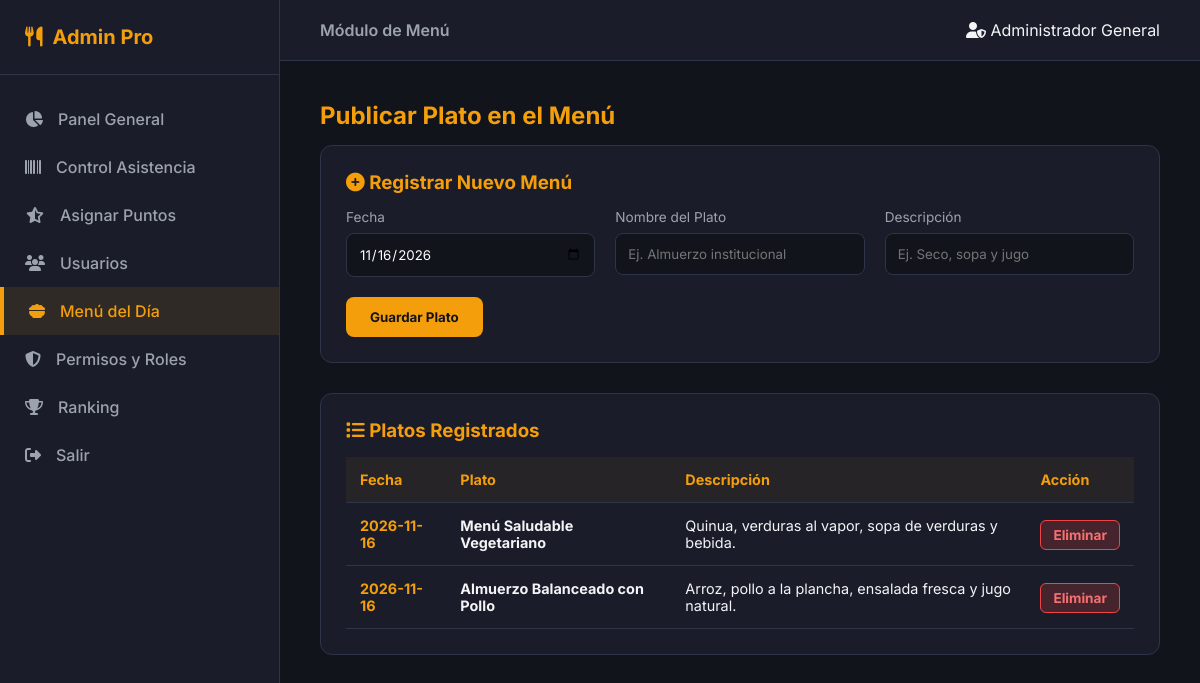
The app's page /admin/menu.php (signed in) with its own data.
### tables this page shows
CREATE TABLE menu (
    id_menu INT AUTO_INCREMENT PRIMARY KEY,
    nombre VARCHAR(150) NOT NULL,
    descripcion TEXT,
    fecha DATE DEFAULT (CURRENT_DATE)
);

### admin/menu.php (the view, shortened to what this page needs)
<?php
require_once __DIR__ . '/../config/conexion.php';
try {
    $menus = $pdo->query("SELECT * FROM menu ORDER BY fecha DESC, id_menu DESC")->fetchAll();
} catch (Exception $e) {
    try {
        $menus = $pdo->query("SELECT * FROM menu ORDER BY fecha_publicacion DESC")->fetchAll();
    } catch (Exception $ex) {
        $menus = $pdo->query("SELECT * FROM menu")->fetchAll();
    }
}
?>
<!DOCTYPE html>
<html lang="es">
<head>
    <link rel="stylesheet" href="https://cdnjs.cloudflare.com/ajax/libs/font-awesome/6.4.0/css/all.min.css">
</head>
<body>
    <aside>
        <div class="sidebar-brand"><i class="fa-solid fa-utensils"></i> Admin Pro</div>
        <ul class="sidebar-menu">
            <li><a href="dashboard.php"><i class="fa-solid fa-chart-pie"></i> Panel General</a></li>
            <li><a href="asistencia.php"><i class="fa-solid fa-barcode"></i> Control Asistencia</a></li>
            <li><a href="gestionar_puntos.php"><i class="fa-solid fa-star-half-stroke"></i> Asignar Puntos</a></li>
            <li><a href="usuarios.php"><i class="fa-solid fa-users"></i> Usuarios</a></li>
            <li><a href="menu.php" class="active"><i class="fa-solid fa-bowl-food"></i> Menú del Día</a></li>
            <li><a href="permisos.php"><i class="fa-solid fa-shield-halved"></i> Permisos y Roles</a></li>
            <li><a href="ranking.php"><i class="fa-solid fa-trophy"></i> Ranking</a></li>
            <li><a href="../logout.php"><i class="fa-solid fa-right-from-bracket"></i> Salir</a></li>
        </ul>
    </aside>
    <main>
        <header>
            <div style="font-weight: 600; color: var(--text-muted);">Módulo de Menú</div>
            <span><i class="fa-solid fa-user-shield"></i> <?= htmlspecialchars($_SESSION['nombre_completo'] ?? 'Admin') ?></span>
        </header>
        <div class="content">
            <h2>Publicar Plato en el Menú</h2>
            <div class="card">
                <h3><i class="fa-solid fa-plus-circle"></i> Registrar Nuevo Menú</h3>
                <form method="POST">
                    <div class="form-grid">
                        <div>
                            <label>Fecha</label>
                            <input type="date" name="fecha" value="<?= date('Y-m-d') ?>" required>
                        </div>
                        <div>
                            <label>Nombre del Plato</label>
                            <input type="text" name="nombre" required placeholder="Ej. Almuerzo institucional">
                        </div>
                        <div>
                            <label>Descripción</label>
                            <input type="text" name="descripcion" placeholder="Ej. Seco, sopa y jugo">
                        </div>
                    </div>
                    <button type="submit" name="guardar_menu" class="btn-dorado">Guardar Plato</button>
                </form>
            </div>
            <div class="card">
                <h3><i class="fa-solid fa-list"></i> Platos Registrados</h3>
                <table>
                    <thead>
                        <tr>
                            <th>Fecha</th>
                            <th>Plato</th>
                            <th>Descripción</th>
                            <th>Acción</th>
                        </tr>
                    </thead>
                    <tbody>
                        <?php if (count($menus) > 0): ?>
                            <?php foreach ($menus as $m): ?>
                            <tr>
                                <td><strong style="color: var(--accent-gold);"><?= htmlspecialchars($m['fecha'] ?? ($m['fecha_publicacion'] ?? 'N/A')) ?></strong></td>
                                <td><strong><?= htmlspecialchars($m['nombre'] ?? ($m['titulo_plato'] ?? 'Sin nombre')) ?></strong></td>
                                <td><?= htmlspecialchars($m['descripcion'] ?? '') ?></td>
                                <td><a href="menu.php?eliminar=<?= $m['id_menu'] ?? ($m['id'] ?? 0) ?>" class="btn-eliminar" onclick="return confirm('¿Eliminar plato?');">Eliminar</a></td>
                            </tr>
                            <?php endforeach; ?>
                        <?php else: ?>
                            <tr><td colspan="4" style="text-align: center; color: var(--text-muted); padding: 20px;">No hay platos registrados.</td></tr>
                        <?php endif; ?>
                    </tbody>
                </table>
            </div>
        </div>
    </main>
</body>
</html>

### admin/menu.php (style rules this page uses)
:root { --bg-main: #12141c; --bg-card: #1a1d29; --accent-gold: #f59e0b; --text-main: #f3f4f6; --text-muted: #9ca3af; --border-color: #2e3548; }
* { box-sizing: border-box; margin: 0; padding: 0; font-family: 'Inter', sans-serif; }
body { background-color: var(--bg-main); color: var(--text-main); display: flex; min-height: 100vh; }
aside { width: 280px; background-color: var(--bg-card); border-right: 1px solid var(--border-color); display: flex; flex-direction: column; position: fixed; height: 100vh; }
.sidebar-brand { padding: 25px; font-size: 1.25rem; font-weight: 700; color: var(--accent-gold); display: flex; align-items: center; gap: 10px; border-bottom: 1px solid var(--border-color); }
.sidebar-menu { list-style: none; padding: 20px 0; flex-grow: 1; overflow-y: auto; }
.sidebar-menu li a { display: flex; align-items: center; gap: 15px; padding: 14px 25px; color: var(--text-muted); text-decoration: none; font-weight: 500; transition: all 0.3s ease; }
.sidebar-menu li a:hover, .sidebar-menu li a.active { background-color: rgba(245, 158, 11, 0.1); color: var(--accent-gold); border-left: 4px solid var(--accent-gold); }
main { margin-left: 280px; flex-grow: 1; display: flex; flex-direction: column; }
header { background-color: var(--bg-card); border-bottom: 1px solid var(--border-color); padding: 20px 40px; display: flex; justify-content: space-between; align-items: center; }
.content { padding: 40px; }
.card { background-color: var(--bg-card); border: 1px solid var(--border-color); border-radius: 12px; padding: 25px; margin-bottom: 30px; }
h2, h3 { color: var(--accent-gold); margin-bottom: 15px; }
.form-grid { display: grid; grid-template-columns: repeat(auto-fit, minmax(220px, 1fr)); gap: 20px; margin-bottom: 20px; }
label { display: block; font-size: 0.85rem; color: var(--text-muted); margin-bottom: 8px; }
input { width: 100%; padding: 12px; background-color: #12141c; border: 1px solid var(--border-color); border-radius: 8px; color: white; }
.btn-dorado { background-color: var(--accent-gold); color: #12141c; font-weight: 700; padding: 12px 24px; border: none; border-radius: 8px; cursor: pointer; }
table { width: 100%; border-collapse: collapse; margin-top: 15px; text-align: left; }
th, td { padding: 14px; border-bottom: 1px solid var(--border-color); font-size: 0.9rem; }
th { color: var(--accent-gold); background-color: rgba(245, 158, 11, 0.05); }
.btn-eliminar { background: rgba(239, 68, 68, 0.2); color: #f87171; border: 1px solid #ef4444; padding: 6px 12px; border-radius: 6px; text-decoration: none; font-weight: bold; font-size: 0.85rem; }

### records on screen
menu: fecha "2026-11-16", nombre "Menú Saludable Vegetariano", descripcion "Quinua, verduras al vapor, sopa de verduras y bebida."
menu: fecha "2026-11-16", nombre "Almuerzo Balanceado con Pollo", descripcion "Arroz, pollo a la plancha, ensalada fresca y jugo natural."

### other values on screen
$_SESSION['nombre_completo'] "Administrador General"
